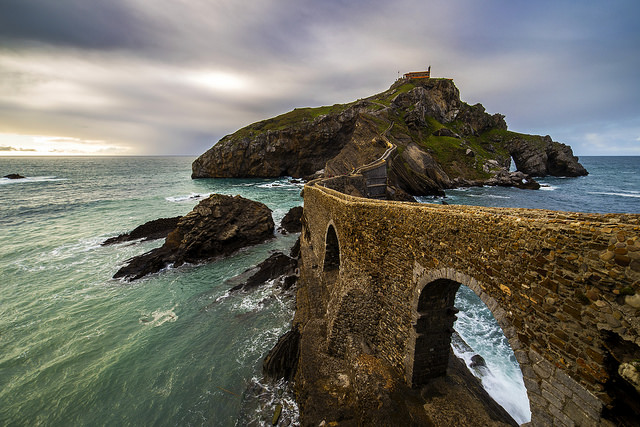
#> input picture radiant/data/island.jpg, 640 x 427 px
$ python img2sketch.py --image radiant/data/island.jpg
#> lines starting #> are read from the running program, lines starting #| are printed output that depends on the picture
"""
img2sketch.py: Convert a standard image into a sketch.

author: Frank Liu - frank.zijie@gmail.com
last modified: 07/30/2015

Copyright (c) 2015, Frank Liu
All rights reserved.

Redistribution and use in source and binary forms, with or without
modification, are permitted provided that the following conditions are met:
    * Redistributions of source code must retain the above copyright
      notice, this list of conditions and the following disclaimer.
    * Redistributions in binary form must reproduce the above copyright
      notice, this list of conditions and the following disclaimer in the
      documentation and/or other materials provided with the distribution.
    * Neither the name of the Frank Liu (fzliu) nor the
      names of its contributors may be used to endorse or promote products
      derived from this software without specific prior written permission.

THIS SOFTWARE IS PROVIDED BY THE COPYRIGHT HOLDERS AND CONTRIBUTORS "AS IS" AND
ANY EXPRESS OR IMPLIED WARRANTIES, INCLUDING, BUT NOT LIMITED TO, THE IMPLIED
WARRANTIES OF MERCHANTABILITY AND FITNESS FOR A PARTICULAR PURPOSE ARE
DISCLAIMED. IN NO EVENT SHALL Frank Liu (fzliu) BE LIABLE FOR ANY
DIRECT, INDIRECT, INCIDENTAL, SPECIAL, EXEMPLARY, OR CONSEQUENTIAL DAMAGES
(INCLUDING, BUT NOT LIMITED TO, PROCUREMENT OF SUBSTITUTE GOODS OR SERVICES;
LOSS OF USE, DATA, OR PROFITS; OR BUSINESS INTERRUPTION) HOWEVER CAUSED AND
ON ANY THEORY OF LIABILITY, WHETHER IN CONTRACT, STRICT LIABILITY, OR TORT
(INCLUDING NEGLIGENCE OR OTHERWISE) ARISING IN ANY WAY OUT OF THE USE OF THIS
SOFTWARE, EVEN IF ADVISED OF THE POSSIBILITY OF SUCH DAMAGE.
"""

import argparse

# library imports
import cv2
import numpy as np

# argparse
parser = argparse.ArgumentParser()
parser.add_argument("-i", "--image", type=str, required=True, help="input image path")
parser.add_argument("-o", "--output", type=str, required=False, help="output path")


# alpha value to use in dodge effect
EXPOSURE_ALPHA = 1


def img2sketch(img):
    """
        Turn a standard image into a sketch.

        :param numpy.ndarray img:
            An RGB image in numpy format.
    """

    # scale the image
    img = cv2.convertScaleAbs(img)

    # grayscale and blur-inverted
    img_gray = cv2.cvtColor(img, cv2.COLOR_RGB2GRAY)
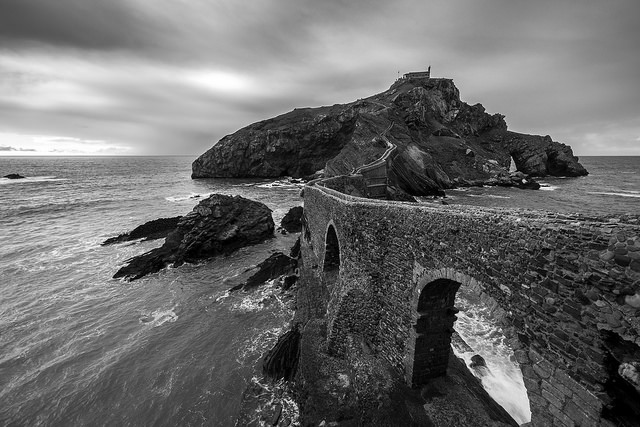
#> img_gray: shape (427, 640); min 0, max 255, mean 107.9
    img_inv = cv2.GaussianBlur(255 - img_gray, (31, 31), 0)
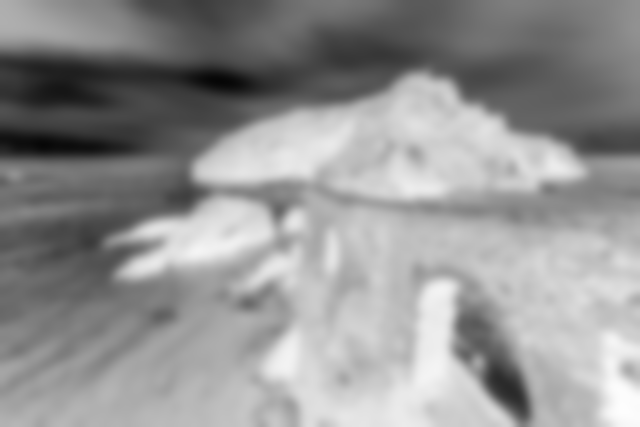
#> img_inv: shape (427, 640); min 6, max 254, mean 147.1

    # sketch-ify the image by increasing exposure
    img_gray = img_gray.astype(np.uint32)
    sketch = (img_gray*255)/(256-img_inv*EXPOSURE_ALPHA)
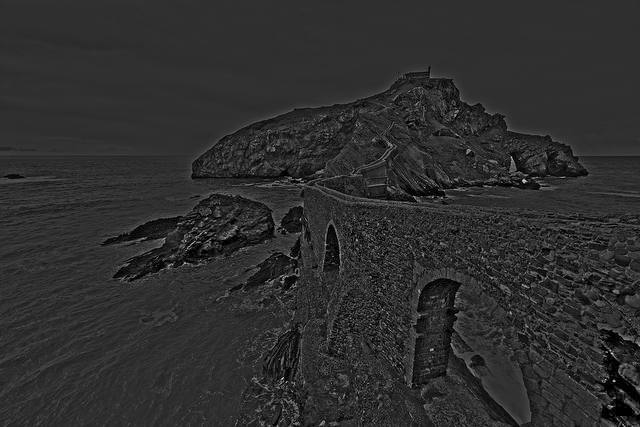
#> sketch: shape (427, 640) float64; min 0, max 1349.6, mean 246.9; drawn with min black and max white
    sketch[np.where(sketch > 255)] = 255
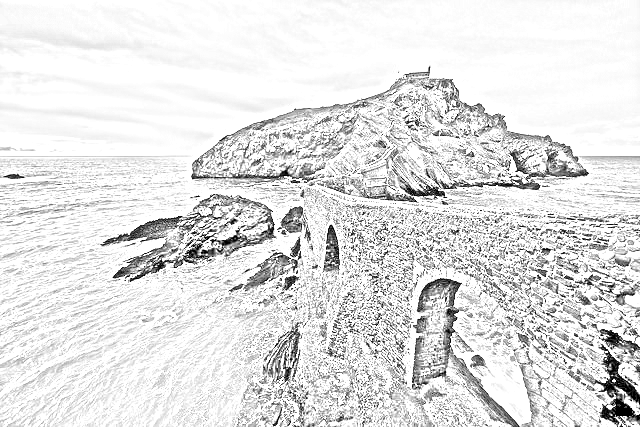
#> sketch: shape (427, 640) float64; min 0, max 255, mean 225.9

    return sketch.astype(np.uint8)


if __name__ == "__main__":

    args = parser.parse_args()

    # turn the image into a sketch
    img = cv2.cvtColor(cv2.imread(args.image), cv2.COLOR_BGR2RGB)
    sketch = img2sketch(img)

    if args.output == None:
        cv2.imshow("Result", sketch)
        cv2.waitKey()
        cv2.destroyAllWindows()
    else:
        cv2.imwrite(args.output, sketch)

$ run again, on radiant/data/licenseplate_motion.jpg
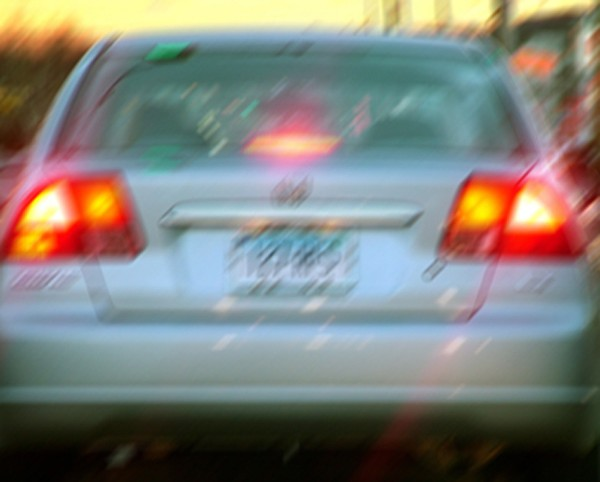
#> input picture radiant/data/licenseplate_motion.jpg, 600 x 482 px
#> in img2sketch, `img_inv = cv2.GaussianBlur(255 - img_gray, (31, 31), 0)`:
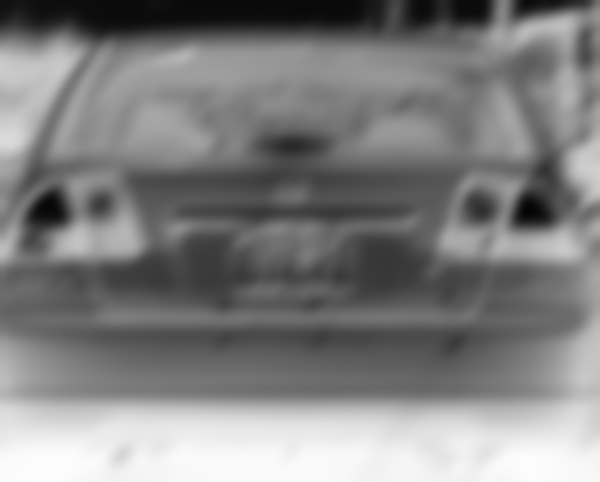
#> img_inv: shape (482, 600); min 4, max 253, mean 128.8
#> in img2sketch, `sketch[np.where(sketch > 255)] = 255`:
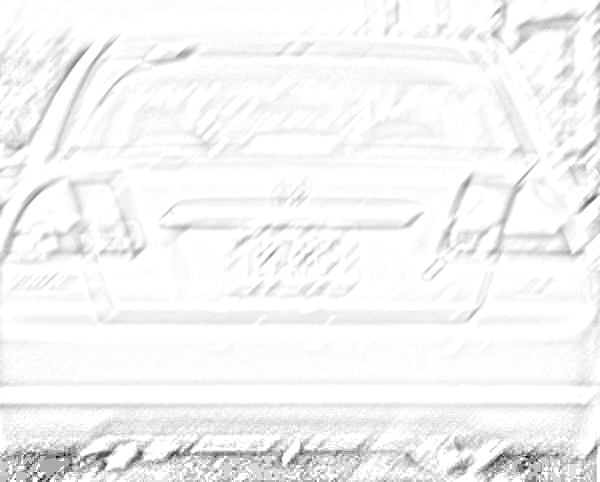
#> sketch: shape (482, 600) float64; min 0, max 255, mean 244.7

$ run again, on radiant/data/mountain.jpg
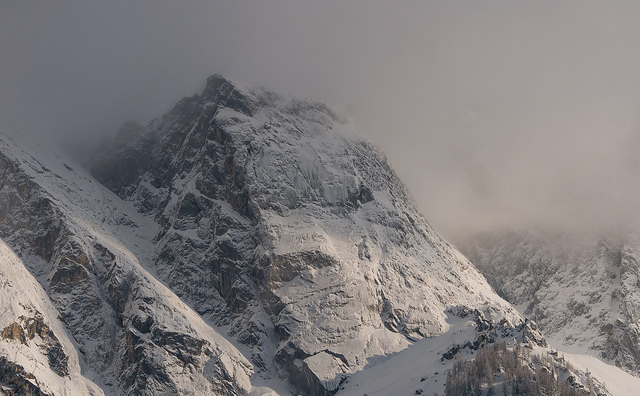
#> input picture radiant/data/mountain.jpg, 640 x 396 px
#> in img2sketch, `img_inv = cv2.GaussianBlur(255 - img_gray, (31, 31), 0)`:
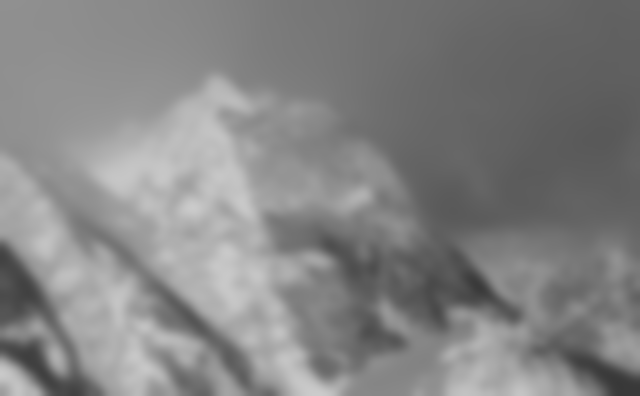
#> img_inv: shape (396, 640); min 56, max 203, mean 131.2
#> in img2sketch, `sketch[np.where(sketch > 255)] = 255`:
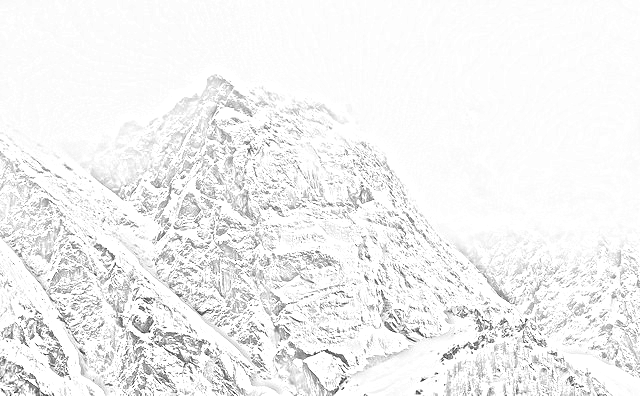
#> sketch: shape (396, 640) float64; min 7.08, max 255, mean 241.8
